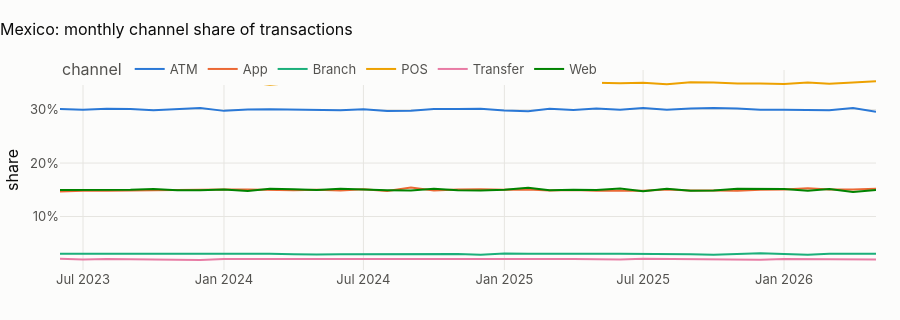

Notebook code cell kept with this figure:
### Markdown cell above
## 3 · Channel × day: where volume moves between channels
Channel capacity (ATM fleet, tellers, app servers) is planned per channel. Two questions: are the channel shares
stable (is volume migrating to digital?), and is each channel's daily volume as forecastable as the market's?

### Code cell
ch = star.q("""select f.*, d.iso_weekday from {fct_channel_day} f join {dim_data_day} d using (country_code, local_date)
               where not d.is_edge""")
ch["local_date"] = pd.to_datetime(ch.local_date)
ch["month"] = ch.local_date.dt.to_period("M").dt.to_timestamp()
share = ch.groupby(["country_code", "month", "channel"]).n_tx.sum().reset_index()
share["share"] = share.n_tx / share.groupby(["country_code", "month"]).n_tx.transform("sum")
fig = px.line(
    share[share.country_code == "MX"],
    x="month",
    y="share",
    color="channel",
    title="Mexico: monthly channel share of transactions",
)
fig.update_layout(height=320, yaxis_tickformat=".0%", xaxis_title=None)
fig.show()
trend = []
for (cc, c), d in share.groupby(["country_code", "channel"]):
    t = (d.month - d.month.min()).dt.days / 365.25
    fit = smf.ols("share ~ t", data=d.assign(t=t)).fit()
    trend.append(
        {
            "market": cc,
            "channel": c,
            "mean share %": 100 * d.share.mean(),
            "trend points/year": 100 * fit.params["t"],
            "p": fit.pvalues["t"],
        }
    )
trend = pd.DataFrame(trend)
show(trend.round(4), paging=False)
mig = trend[(trend.p < 0.01) & (trend["trend points/year"].abs() > 0.5)]
display(
    Markdown(
        f"**{len(mig)} market-channel shares move by more than half a point a year (p < 0.01).** "
        + (
            "The channel mix is frozen: no migration to digital, no decline of branches. A real bank's channel strategy is "
            "built on that migration; here capacity per channel can be planned as a fixed share of the market forecast."
            if not len(mig)
            else "Migrating: "
            + ", ".join(
                f"{r.market} {r.channel} ({r['trend points/year']:+.2f})" for r in mig.itertuples()
            )
        )
    )
)
